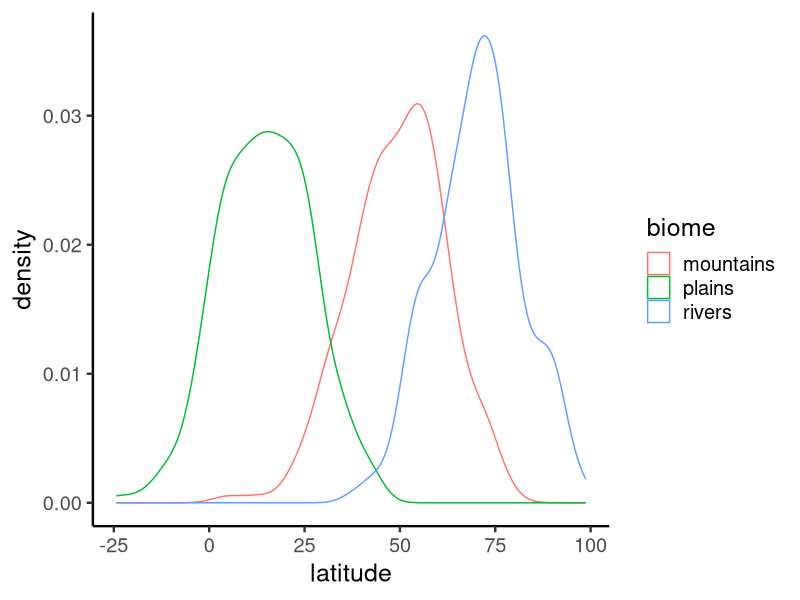
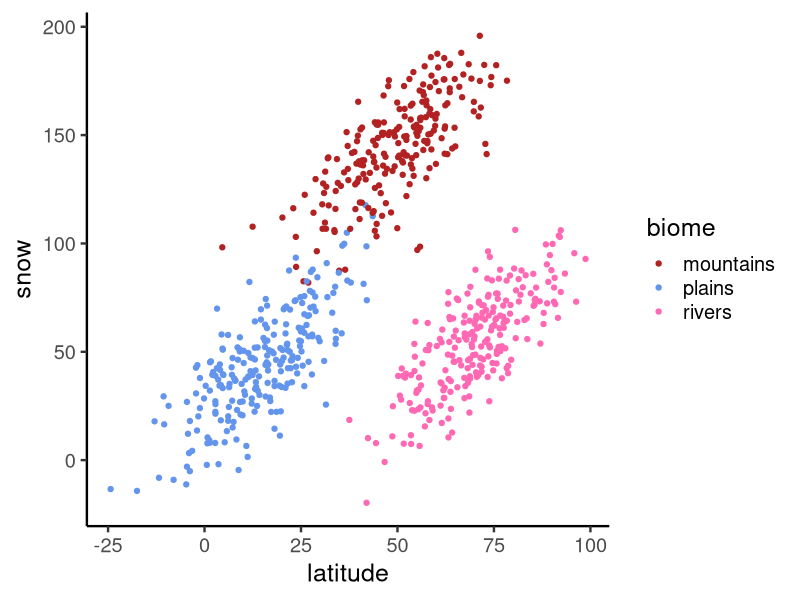
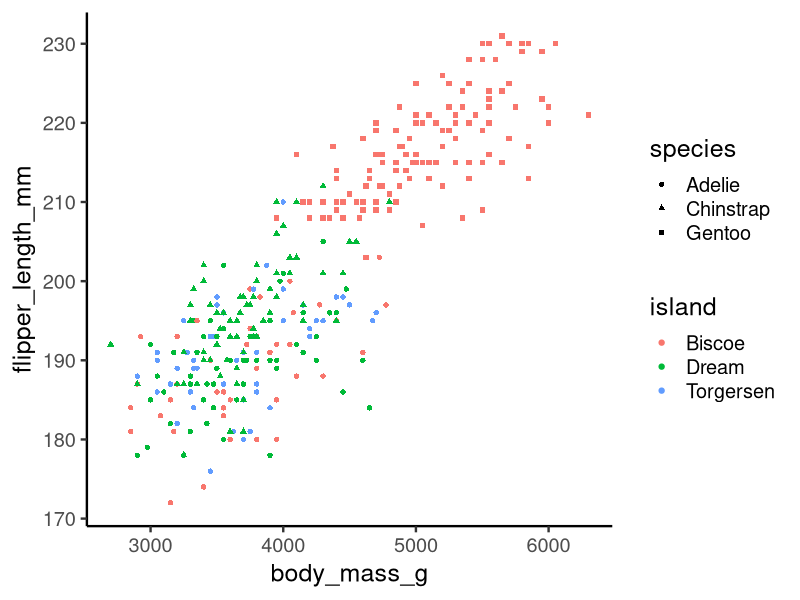
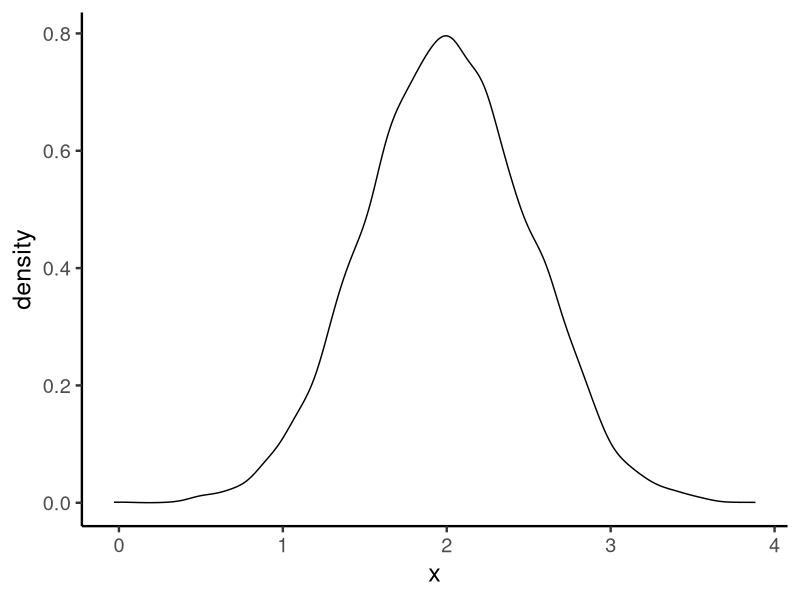

Reproduce these figures in R, in order.
library(tidyverse)

# How does snow change with latitude across plains and mountains?

# 1. Read the model definition
# ACTUALLY the data generating process
# snow ~ Normal(mu, sigma)
# mu = beta_0 + beta_1 * lat + beta_2 * biomePlain

# 2. Choose parameters and predictors
# parameters
beta_0 <- 70
beta_1 <- 1.5
beta_2 <- -50
beta_3 <- -120
sigma <- 15

# predictors
biome <- sample(c("mountains", "plains", "rivers"), 700, replace = TRUE)
biomePlain <- as.integer(biome == "plains")
biomeRiver <- as.integer(biome == "rivers")
latitude <- rnorm(700, 
                  mean = case_when(
                    biome == "mountains" ~ 50,
                    biome == "plains" ~ 15,
                    biome == "rivers" ~ 70
                  ),
                  sd = 12)

tibble(latitude, biome) %>% 
  ggplot(aes(latitude, color = biome)) +
  geom_density() +
  theme_classic(18)

# 3. use RVs to generate the response
mu <- beta_0 + beta_1 * latitude + beta_2 * biomePlain + beta_3 * biomeRiver
snow <- rnorm(700, mean = mu, sd = sigma)  
snow_data <- tibble(latitude, biome, snow)
ggplot(snow_data, aes(latitude, snow, color = biome)) +
  geom_point() +
  scale_color_manual(values = c("firebrick", "cornflowerblue", "hotpink")) +
  theme_classic(18)

# 4. fit model to simulated data
snow_model_full <- lm(snow ~ latitude + biome, data = snow_data)
summary(snow_model_full)  

# lm model specification
# response ~ predictor1 + predictor2 + predictor3...
  

# What about the WRONG model? I.e., one without the confounding variable included
snow_model_confounded <- lm(snow ~ latitude, data = snow_data)
summary(snow_model_confounded)
  
  
  
  
  
library(palmerpenguins)
ggplot(penguins, aes(body_mass_g, flipper_length_mm, color = island, shape = species)) +
  geom_point() +
  theme_classic(18)
# fit lm to more than 1 categorical *variable* (not to be confused with 1 categorical variable with multiple categories)  
penguin_model <- lm(flipper_length_mm ~ body_mass_g + island + species,
                    data = penguins)
summary(penguin_model)
  
  
  
# PDF
# Not for printing, but for making random numbers
foo <- tibble(x = rnorm(10000, mean = 2, sd = 0.5)) 
ggplot(foo, aes(x)) +
  geom_density() +
  theme_classic(18)
# are 2.5% of the random numbers less than 1?
mean(foo$x < 1)
